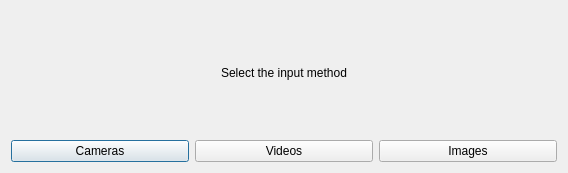
<?xml version="1.0" encoding="UTF-8"?>
<ui version="4.0">
 <class>SelectInput</class>
 <widget class="QDialog" name="SelectInput">
  <property name="geometry">
   <rect>
    <x>0</x>
    <y>0</y>
    <width>568</width>
    <height>173</height>
   </rect>
  </property>
  <property name="windowTitle">
   <string>ThunderVision - Input Select</string>
  </property>
  <property name="windowIcon">
   <iconset resource="../resources.qrc">
    <normaloff>:/imgs/thunder.png</normaloff>:/imgs/thunder.png</iconset>
  </property>
  <layout class="QHBoxLayout" name="horizontalLayout">
   <item>
    <layout class="QVBoxLayout" name="verticalLayout">
     <item>
      <widget class="QLabel" name="label">
       <property name="text">
        <string>Select the input method</string>
       </property>
       <property name="alignment">
        <set>Qt::AlignCenter</set>
       </property>
      </widget>
     </item>
     <item>
      <layout class="QHBoxLayout" name="horizontalLayout_2">
       <item>
        <widget class="QPushButton" name="pbCameras">
         <property name="text">
          <string>Cameras</string>
         </property>
         <property name="icon">
          <iconset resource="../resources.qrc">
           <normaloff>:/imgs/camera-web.png</normaloff>:/imgs/camera-web.png</iconset>
         </property>
         <property name="iconSize">
          <size>
           <width>48</width>
           <height>48</height>
          </size>
         </property>
        </widget>
       </item>
       <item>
        <widget class="QPushButton" name="pbVideos">
         <property name="text">
          <string>Videos</string>
         </property>
         <property name="icon">
          <iconset resource="../resources.qrc">
           <normaloff>:/imgs/video.png</normaloff>:/imgs/video.png</iconset>
         </property>
         <property name="iconSize">
          <size>
           <width>48</width>
           <height>48</height>
          </size>
         </property>
        </widget>
       </item>
       <item>
        <widget class="QPushButton" name="pbImages">
         <property name="text">
          <string>Images</string>
         </property>
         <property name="icon">
          <iconset resource="../resources.qrc">
           <normaloff>:/imgs/image-x-generic.png</normaloff>:/imgs/image-x-generic.png</iconset>
         </property>
         <property name="iconSize">
          <size>
           <width>48</width>
           <height>48</height>
          </size>
         </property>
        </widget>
       </item>
      </layout>
     </item>
    </layout>
   </item>
  </layout>
 </widget>
 <resources>
  <include location="../resources.qrc"/>
 </resources>
 <connections/>
</ui>
